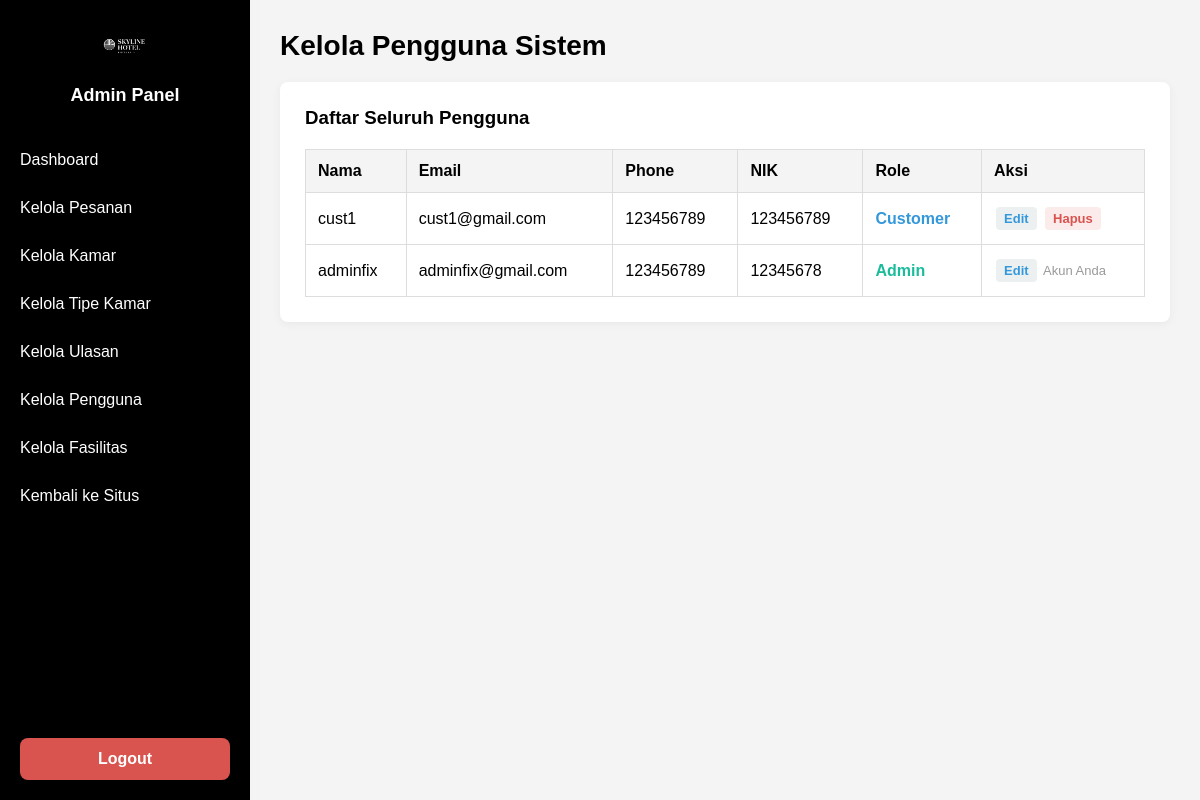
The page /admin/manage_users.php (signed in) on the database its author committed.
### tables this page shows
CREATE TABLE `users` (
  `user_id` int(11) NOT NULL,
  `nama` varchar(100) NOT NULL,
  `username` varchar(50) DEFAULT NULL,
  `nik` varchar(20) DEFAULT NULL,
  `phone` varchar(20) DEFAULT NULL,
  `birthday` date DEFAULT NULL,
  `address` text DEFAULT NULL,
  `gender` enum('Pria','Wanita') DEFAULT NULL,
  `email` varchar(100) NOT NULL,
  `password` varchar(255) NOT NULL,
  `profile_photo` varchar(255) DEFAULT NULL,
  `role` enum('customer','admin') NOT NULL DEFAULT 'customer',
  `created_at` timestamp NOT NULL DEFAULT current_timestamp()
);

### admin/manage_users.php (the view, shortened to what this page needs)
<?php
include '../includes/admin_header.php';
try {
    $all_users_result = $mysqli->query("SELECT * FROM Users ORDER BY created_at DESC");
    $all_users = $all_users_result->fetch_all(MYSQLI_ASSOC);
} catch (Exception $e) {
    $message = "Error saat memproses: " . $e->getMessage();
    $message_type = 'error';
}
?>
<div class="content-header">
    <h1>Kelola Pengguna Sistem</h1>
</div>
<div class="admin-card">
    <h3>Daftar Seluruh Pengguna</h3>
    <table class="admin-table">
        <thead>
            <tr>
                <th>Nama</th>
                <th>Email</th>
                <th>Phone</th>
                <th>NIK</th>
                <th>Role</th>
                <th>Aksi</th>
            </tr>
        </thead>
        <tbody>
            <?php foreach ($all_users as $user): ?>
            <tr>
                <td><?php echo htmlspecialchars($user['nama']); ?></td>
                <td><?php echo htmlspecialchars($user['email']); ?></td>
                <td><?php echo htmlspecialchars($user['phone'] ?? '-'); ?></td>
                <td><?php echo htmlspecialchars($user['nik'] ?? '-'); ?></td>
                <td>
                    <span style="font-weight: bold; color: <?php echo ($user['role'] == 'admin') ? '#1abc9c' : '#3498db'; ?>;">
                        <?php echo htmlspecialchars(ucfirst($user['role'])); ?>
                    </span>
                </td>
                <td class="action-links">
                    <a href="manage_users.php?action=edit&id=<?php echo $user['user_id']; ?>" class="edit-link">Edit</a>
                    <?php if ($user['user_id'] != $_SESSION['user_id']): ?>
                        <a href="manage_users.php?action=delete&id=<?php echo $user['user_id']; ?>" class="delete-link"
                           onclick="return confirm('Yakin menghapus <?php echo htmlspecialchars($user['nama']); ?>?');">Hapus</a>
                    <?php else: ?>
                        <span class="disabled-text">Akun Anda</span>
                    <?php endif; ?>
                </td>
            </tr>
            <?php endforeach; ?>
        </tbody>
    </table>
</div>
<?php
include '../includes/admin_footer.php';
?>

### assets/css/admin_style.css (style rules this page uses)
:root { --primary-color: #f0ad4e; --sidebar-bg: #000000; --sidebar-hover: #000000; --sidebar-text: #fff; --link-edit: #3498db; --link-delete: #d9534f; --link-rating: #f0ad4e; --bg-light: #f4f4f4; --bg-white: #ffffff; --text-dark: #000; --text-muted: #555; --border-color: #ddd; }
body, html, h1, h2, h3, p, ul, table { margin: 0; padding: 0; font-family: Arial, sans-serif; box-sizing: border-box; }
body.admin-page { background-color: #f4f4f4; }
.content-header { margin-bottom: 20px; }
.content-header h1 { font-size: 28px; color: var(--text-dark); }
.admin-card { background-color: var(--bg-white); border-radius: 8px; box-shadow: 0 2px 10px rgba(0,0,0,0.05); padding: 25px; margin-bottom: 25px; }
.admin-table { width: 100%; border-collapse: collapse; margin-top: 20px; }
.admin-table th, .admin-table td { border: 1px solid var(--border-color); padding: 12px; text-align: left; vertical-align: middle; }
.admin-table th { background-color: var(--bg-light); }
.admin-table .action-links a { margin: 2px; font-weight: bold; text-decoration: none; display: inline-block; padding: 4px 8px; border-radius: 4px; font-size: 13px; }
.action-links .edit-link { color: var(--link-edit); background: #ecf0f1; }
.action-links .delete-link { color: var(--link-delete); background: #fbebeb; }
.action-links .disabled-text { font-size: 13px; color: #999; }

### rows shown on the page
users: nama "cust1", email "cust1@gmail.com", phone "123456789", nik "123456789", role "Customer"
users: nama "adminfix", email "adminfix@gmail.com", phone "123456789", nik "12345678", role "Admin", shows "Akun Anda"
